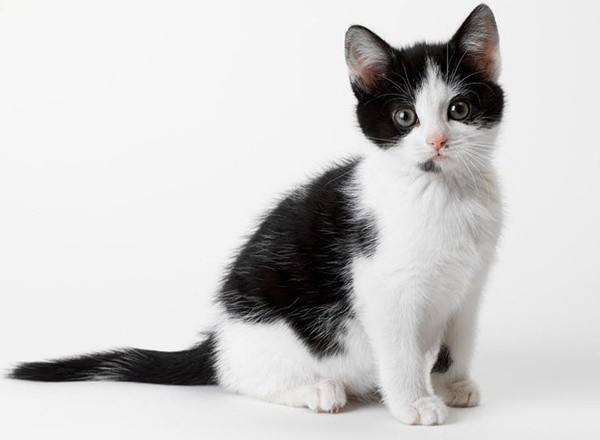
#> input picture Project 8 - Computer Vision/cat.jpg, 600 x 440 px
$ python test2.py
#> lines starting #> are read from the running program, lines starting #| are printed output that depends on the picture
import cv2
import matplotlib.pyplot as plt

img = cv2.imread("cat.jpg")
#> img is the input picture: shape (440, 600, 3); mean B, G, R 204.7, 205, 205.7
top_size, bottom_size, left_size, right_size = (50, 50, 50, 50)
replicate = cv2.copyMakeBorder(img, top_size, bottom_size, left_size, right_size, cv2.BORDER_REPLICATE)
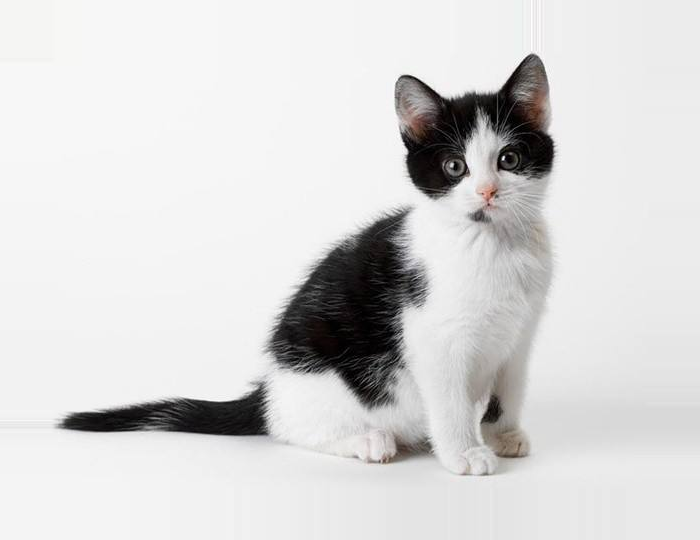
#> replicate: shape (540, 700, 3); mean B, G, R 215, 215.2, 215.8
reflect = cv2.copyMakeBorder(img, top_size, bottom_size, left_size, right_size, cv2.BORDER_REFLECT)
reflect101 = cv2.copyMakeBorder(img, top_size, bottom_size, left_size, right_size, cv2.BORDER_REFLECT101)
wrap = cv2.copyMakeBorder(img, top_size, bottom_size, left_size, right_size, cv2.BORDER_WRAP)
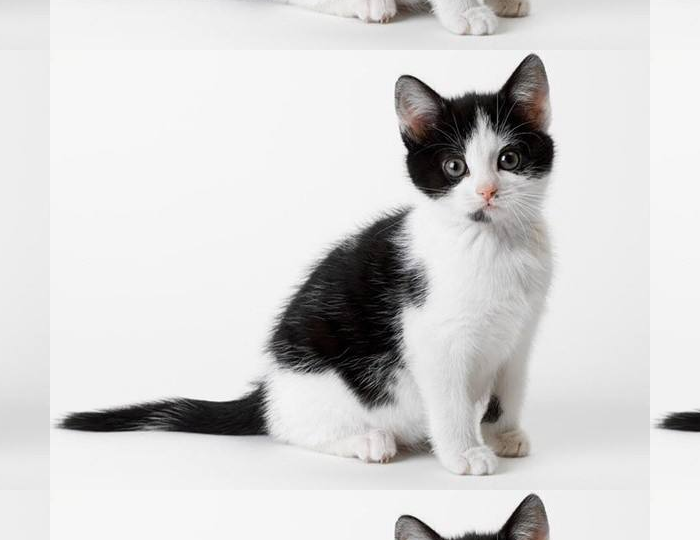
#> wrap: shape (540, 700, 3); mean B, G, R 212.5, 212.8, 213.5
constant = cv2.copyMakeBorder(img, top_size, bottom_size, left_size, right_size, cv2.BORDER_CONSTANT, value=0)
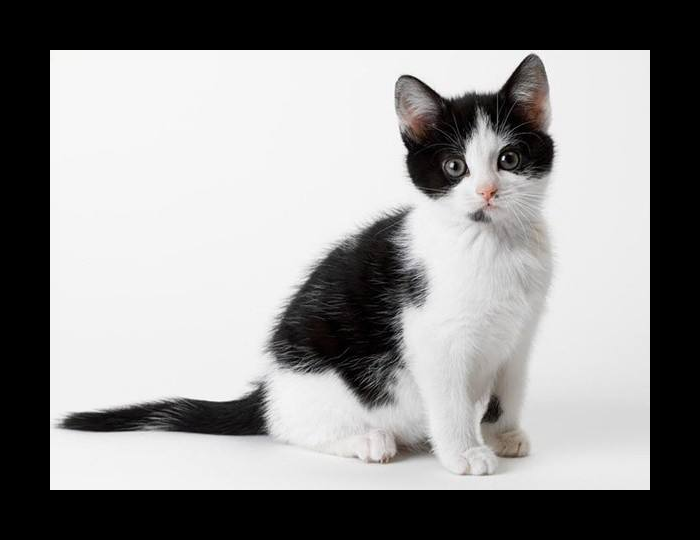
#> constant: shape (540, 700, 3); mean B, G, R 142.9, 143.1, 143.7


plt.subplot(231), plt.imshow(img)
plt.subplot(232), plt.imshow(replicate)
plt.subplot(233), plt.imshow(reflect)
plt.subplot(234), plt.imshow(reflect101)
plt.subplot(235), plt.imshow(wrap)
plt.subplot(236), plt.imshow(constant)

plt.show()
#> figure, not shown here; B, G, R data is drawn as R, G, B

$ run again, with Project 8 - Computer Vision/harris.jpg copied over Project 8 - Computer Vision/cat.jpg
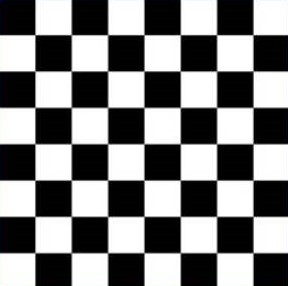
#> input picture Project 8 - Computer Vision/harris.jpg, 288 x 286 px
#> img is the input picture: shape (286, 288, 3); mean B, G, R 127.7, 127.6, 127.6
#> `wrap = cv2.copyMakeBorder(img, top_size, bottom_size, left_size, right..`:
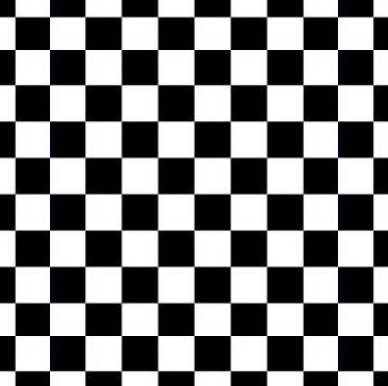
#> wrap: shape (386, 388, 3); mean B, G, R 127.7, 127.5, 127.5
#> `constant = cv2.copyMakeBorder(img, top_size, bottom_size, left_size, r..`:
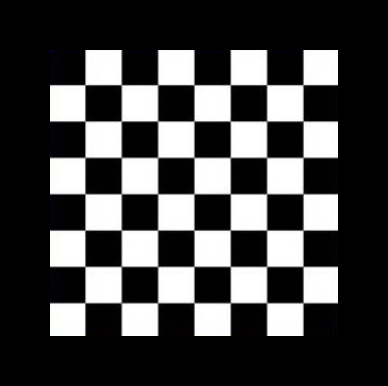
#> constant: shape (386, 388, 3); mean B, G, R 70.2, 70.2, 70.1
